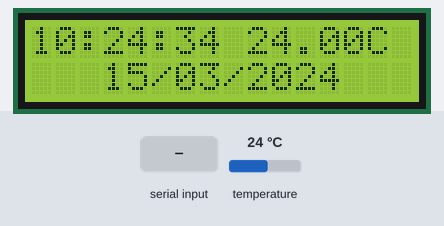
A sketch run on a simulated Arduino Uno, built with avr-gcc and run on an emulated ATmega328P. Shown: 16×2 character LCD. Inputs (shaded band) come from the test bench; at power-on: temperature 24 °C. The local clock reads 2024-03-15 10:24:30 at power-on unless the sketch sets it; what the sketch prints to the serial monitor is not drawn.

Above: at 4.3 s.
4.4 s: "90,45,200,10\n" received over Serial
At 8.2 s:
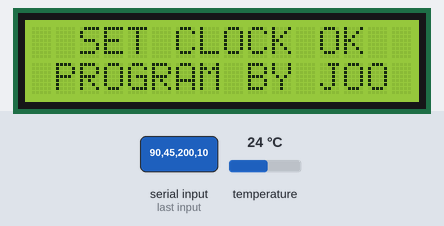
8.5 s: temperature set to 12 °C
At 10.8 s:
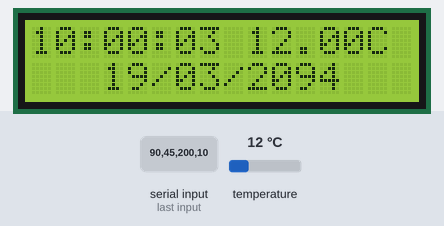
11.8 s: temperature set to 9 °C
At 13.2 s:
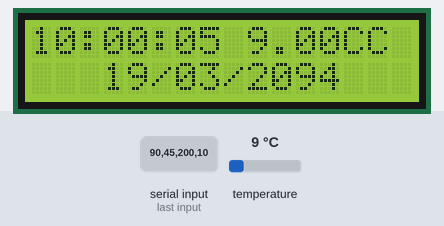
15.9 s: temperature set to 19 °C
At 18.9 s:
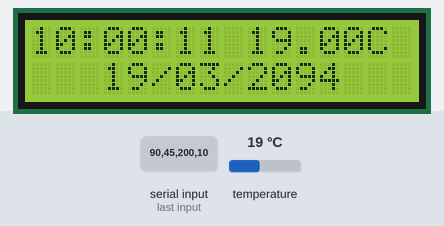
19.0 s: "30,150,10,200\n" received over Serial
At 22.0 s:
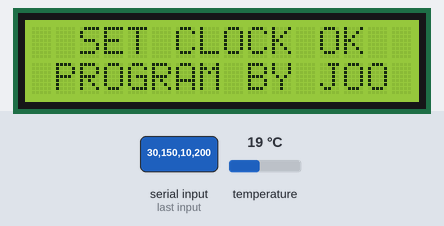
23.1 s: "90,45,200,10,150,30\n" received over Serial
Timing chart, 0 to 26.1 s (numbered marks = the images above; inputs shaded):
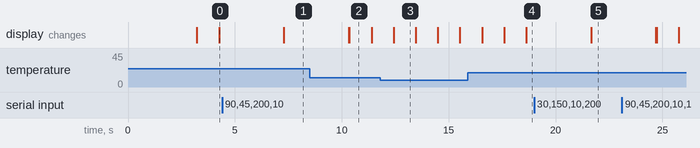

Measured:
- after the input at 4.4 s, the display: changes after 2.9 s (image 1)
- after the input at 11.8 s, the display: changes after 0.63 s (image 3)
- after the input at 15.9 s, the display: first changes after 0.66 s (image 4 shows a later state)
- after the input at 19.0 s, the display: changes after 2.7 s (image 5)
- what the display in image 2 shows lasts 1.0 s, from 10.4 s to 11.4 s

The sketch:

Time2331.ino
```cpp
// (licence header left out)
#include <DS3232RTC.h>    //http://github.com/JChristensen/DS3232RTC
#include <Time.h>         //http://www.arduino.cc/playground/Code/Time
#include <Wire.h>         //http://arduino.cc/en/Reference/Wire (included with Arduino IDE)
//
#include <LiquidCrystal_I2C.h>
//
#include <Streaming.h>     //http://arduiniana.org/libraries/streaming/
//

LiquidCrystal_I2C lcd(0x27,16,2);//LCD address 0x3F 16chars 2line   SCL pin A4, SDA pin A5
                                 //LCD address 0x27

void setup(void)
{
    Serial.begin(9600);
    lcd.init();                    //initialize the lcd
    lcd.init();
    lcd.backlight();
    //
    //
    setSyncProvider(RTC.get);   // the function to get the time from the RTC
    if(timeStatus() != timeSet)
    {
        lcd.setCursor(0,0);
        lcd.print(" RTC SYS ERROR  ");
        lcd.setCursor(0,1);
        lcd.print("                ");
        delay(1000);
        lcd.setCursor(0,0);
        lcd.print("                ");
        lcd.setCursor(0,1);
        lcd.print("                ");
    }
    else
    {
        lcd.setCursor(0,0);
        lcd.print("   RTC SYS OK   ");
        lcd.setCursor(0,1);
        lcd.print(" PROGRAM BY JOO ");
        delay(3000);
        lcd.setCursor(0,0);
        lcd.print("                ");
        lcd.setCursor(0,1);
        lcd.print("                ");
     }
}

void loop(void)
{
   LCD1602();
   clockset();
}
//
//
//
//
//
//
//settime 16,04,04,09,17,00   yy,m,d,h,m,s
void clockset(void)
{
    static time_t tLast;
    time_t t;
    tmElements_t tm;
    Serial.println("input = yy,m,d,h,m,s");
    delay(1000);
    //check for input to set the RTC, minimum length is 12, i.e. yy,m,d,h,m,s
    if (Serial.available() >= 12)
    {
        //note that the tmElements_t Year member is an offset from 1970,
        //but the RTC wants the last two digits of the calendar year.
        //use the convenience macros from Time.h to do the conversions.
        int y = Serial.parseInt();
        if (y >= 100 && y < 1000)
        {
            Serial << F("Error: Year must be two digits or four digits!") << endl;
        }
        else
        {
            if (y >= 1000)
            {
                tm.Year = CalendarYrToTm(y);
            }
            else    //(y < 100)
            {
              tm.Year = y2kYearToTm(y);
              tm.Month = Serial.parseInt();
              tm.Day = Serial.parseInt();
              tm.Hour = Serial.parseInt();
              tm.Minute = Serial.parseInt();
              tm.Second = Serial.parseInt();
              t = makeTime(tm);
              RTC.set(t);        //use the time_t value to ensure correct weekday is set
              setTime(t);
              Serial << F("RTC set to: ");
              Serial << endl;
              //
              lcd.setCursor(0,0);
              lcd.print("  SET CLOCK OK  ");
              lcd.setCursor(0,1);
              lcd.print(" PROGRAM BY JOO ");
              delay(3000);
              lcd.setCursor(0,0);
              lcd.print("                ");
              lcd.setCursor(0,1);
              lcd.print("                ");
            }
          }
        }
}
//
//
//
//
//
//
//lcd display
void LCD1602(void)
{
    lcd.setCursor(0,0);
    if(hour() < 10)
     {
       lcd.print("0");
     }
    lcd.print(hour());
    //
    lcd.print(":");
    if(minute() < 10)
     {
       lcd.print("0");
     }
    lcd.print(minute());
    //
    lcd.print(":");
    if(second() < 10)
     {
       lcd.print("0");
     }
    lcd.print(second());

    //
    //
    //
    lcd.setCursor(9,0);
    lcd.print(RTC.temperature()/4.);
    lcd.print("C");
    //
    //
    //
    lcd.setCursor(3,1);
    if(day() < 10)
     {
       lcd.print("0");
     }
    lcd.print(day());
    lcd.print("/");
    //
    if(month() < 10)
     {
       lcd.print("0");
     }
    lcd.print(month());
    lcd.print("/");
    //
    lcd.print(year());
}
```
